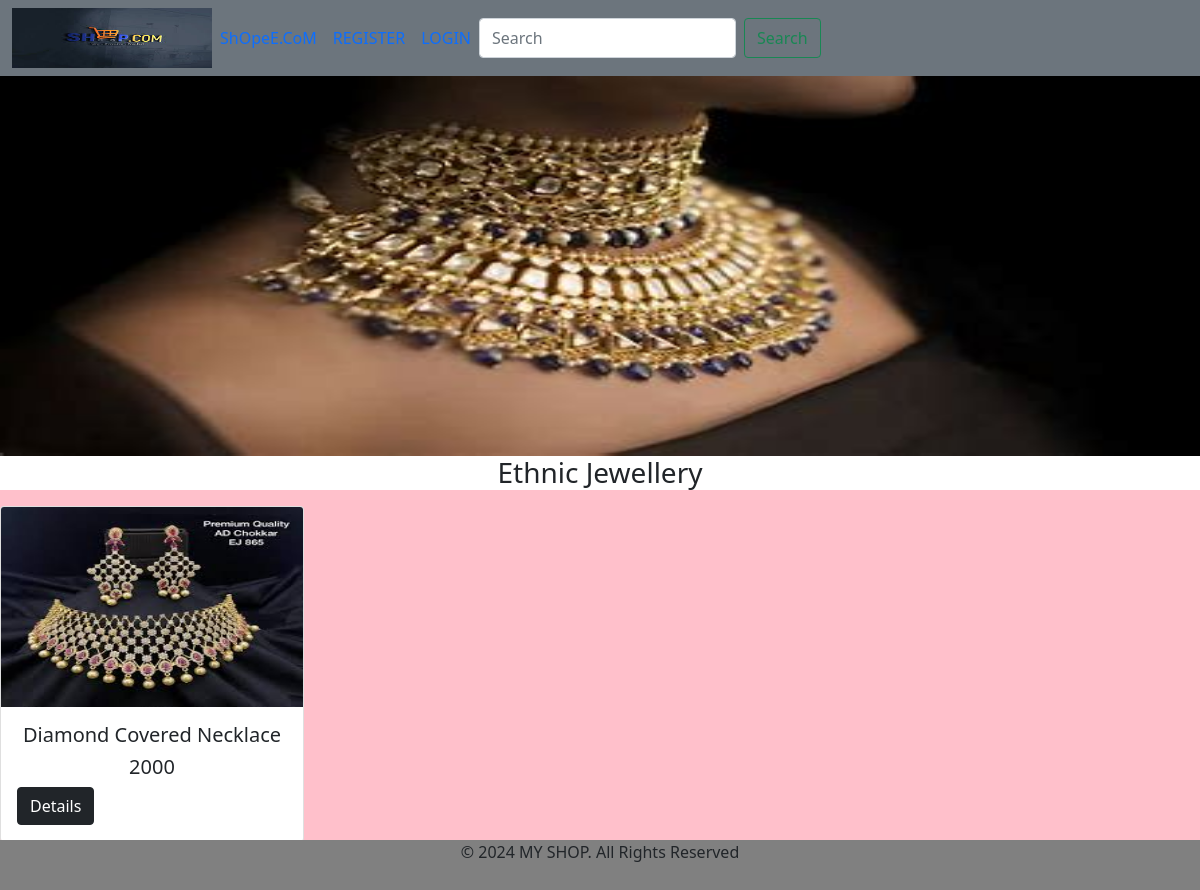
/products/1, run on the app's committed database.
### shop/models.py (models this page shows, shortened)
class Category(models.Model):
    image=models.ImageField(upload_to='images',null=True,blank=True)
    p_name=models.TextField(max_length=20)
    desc=models.TextField(max_length=200)

class Products(models.Model):
    category=models.ForeignKey(Category,on_delete=models.CASCADE)
    name=models.TextField(max_length=40)
    desc=models.TextField()
    image=models.ImageField(upload_to='images',null=True,blank=True)
    price=models.IntegerField()
    stock=models.IntegerField()
    available=models.BooleanField(default=True)
    created=models.DateTimeField(auto_now_add=True)
    updated=models.DateTimeField(auto_now_add=True)

### shop/views.py (the view)
# urls.py: path('products/<int:m>',views.products,name='products'),
def products(request,m):
    pro=Category.objects.get(id=m)
    item=Products.objects.filter(category=pro)
    return render(request,'products.html',{'product':pro,'item':item})

### cart/context_processors.py (called while the page is built)
def Total(request):
    u=request.user
    count=0
    if request.user.is_authenticated:
        try:
            item=Cart.objects.filter(user=u)
            count=count+item.count()
        except:
            count=0
    return {'count':count}

### shop/context_processors.py (called while the page is built)
def Links(request):
    c=Category.objects.all()
    return{'links':c}

### templates/products.html (shortened to what this page needs)
<!DOCTYPE html>
{% extends 'base.html' %}
{% load static %}
{% block content %}
    <div class="row">
        <img src="{{product.image.url}}" style="height:380px;width:100%">
    </div>
<center><h3 STYLE="background-color:white">{{product.p_name}}</h3></center>
    <div class="row">
    </div>
  <div class="row">
    {% for i in item %}
    <div class="col-sm-3  mb-5 ">
      <div class="card mx-auto" style="width: 19rem;">
        <a href="#">
        <img src="{{i.image.url}}" class="card-img-top" height="200px" width="100%" alt="..."></a>
        <div class="card-body">
        <h5 class="card-title text-center" >{{i.name}}</h5>
        <h5 class="card-title text-center" >{{i.price}}</h5>
        <a type="submit" href="{% url 'shop:product_details' i.id %}" class="btn btn-dark">Details</a>
</div>
      </div></div>
      {% endfor %}
</div>
{% endblock %}

### static/css/style.css (style rules this page uses)
body { background-color:pink; }

### data on the page
Category: image (picture), p_name "Ethnic Jewellery"
Products: image (picture), name "Diamond Covered Necklace", price "2000"
